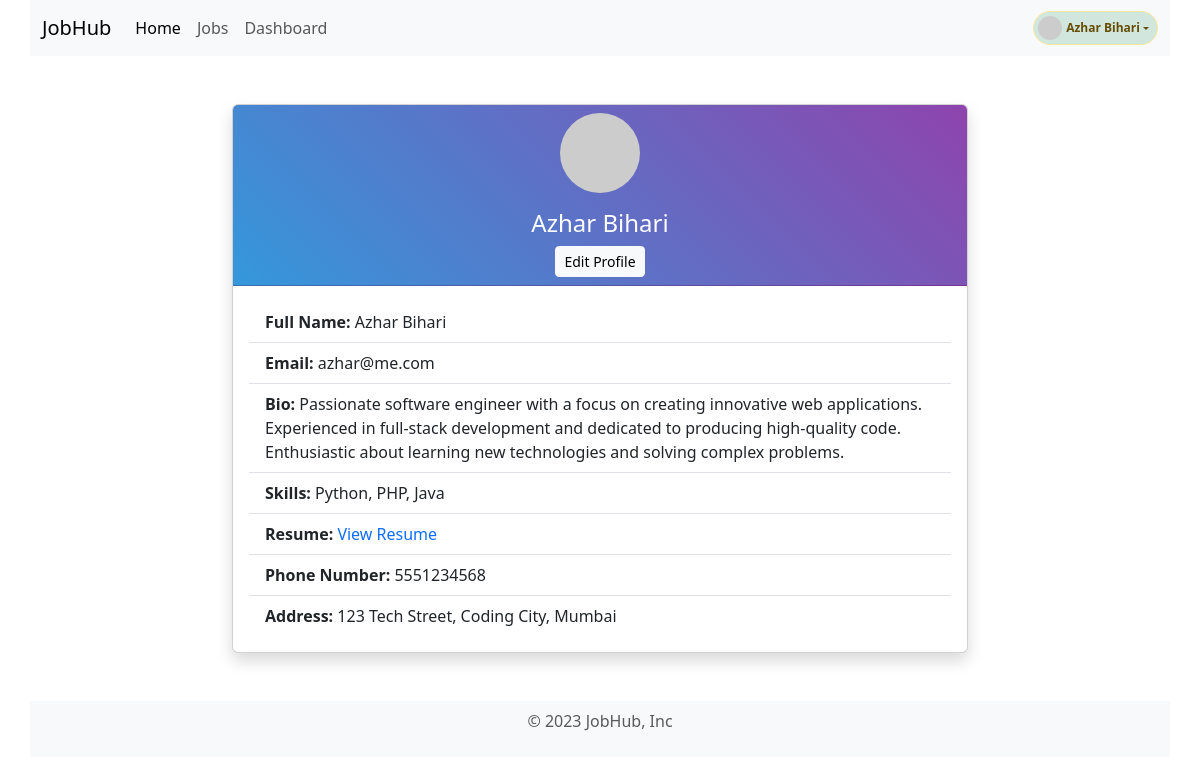
/accounts/profile/ (signed in), run on the app's committed database.
### accounts/models.py (models this page shows, shortened)
class Profile(models.Model):
    user = models.OneToOneField(User, on_delete=models.CASCADE)
    bio = models.TextField(blank=True, null=True)
    skills = models.TextField(blank=True, null=True)
    resume = models.FileField(upload_to='user_resumes/', blank=True, null=True)
    phone_number = models.CharField(max_length=20, blank=True, null=True)
    address = models.TextField(blank=True, null=True)

### accounts/views.py (the view)
# urls.py: path('profile/', ProfileDetailView.as_view(), name='profile'),
class ProfileDetailView(LoginRequiredMixin, DetailView):
    model = Profile
    template_name = 'profile/profile_detail.html'
    context_object_name = 'profile'
    def get_object(self, queryset=None):
        return self.request.user.profile

### accounts/templates/profile/profile_detail.html
{% extends 'no_sidebar_base.html' %}
{% block content %}
<div class="row justify-content-center">
    <div class="col-md-8">
        <div class="card shadow">
            <div class="card-header text-white text-center"
                style="background: linear-gradient(45deg, #3498db, #8e44ad);">
                <img src="https://picsum.photos/200/200?random=1" alt="Avatar" class="img-fluid rounded-circle mb-3"
                    style="width: 80px;">
                <h2 class="h4">{{ profile.user.get_full_name|default:profile.user.username }}</h2>
                <a class="btn btn-light btn-sm" href="{% url 'profile_edit' %}">Edit Profile</a>
            </div>
            <div class="card-body">
                <ul class="list-group list-group-flush">
                    <li class="list-group-item">
                        <strong>Full Name:</strong>
                        {{ profile.user.first_name }} {{ profile.user.last_name }}
                    </li>
                    <li class="list-group-item">
                        <strong>Email:</strong>
                        {{ profile.user.email }}
                    </li>
                    <li class="list-group-item">
                        <strong>Bio:</strong>
                        {{ profile.bio }}
                    </li>
                    <li class="list-group-item">
                        <strong>Skills:</strong>
                        {{ profile.skills }}
                    </li>
                    {% if profile.resume %}
                    <li class="list-group-item">
                        <strong>Resume:</strong>
                        <a href="{{ profile.resume.url }}" target="_blank" class="text-decoration-none">
                            View Resume
                        </a>
                    </li>
                    {% endif %}
                    <li class="list-group-item">
                        <strong>Phone Number:</strong>
                        {{ profile.phone_number }}
                    </li>
                    <li class="list-group-item">
                        <strong>Address:</strong>
                        {{ profile.address }}
                    </li>
                </ul>
            </div>
        </div>
    </div>
</div>
{% endblock %}

### templates/components/header.html (shortened to what this page needs)
<header>
    <nav class="container navbar navbar-expand-lg bg-body-tertiary">
        <div class="container">
            <a class="navbar-brand ms-2 ms-sm-0" aria-current="page" to="/">JobHub</a>
            <div class="offcanvas offcanvas-start" tabindex="-1" id="navbarOffcanvasLg"
                aria-labelledby="navbarOffcanvasLgLabel">
                <div class="offcanvas-body">
                    <ul class="navbar-nav justify-content-start flex-grow-1 pe-3">
                        <li class="nav-item">
                            <a class="nav-link active" aria-current="page" href="{% url 'home' %}">Home</a>
                        </li>
                        <li class="nav-item">
                            <a class="nav-link" href="{% url 'job_list' %}">Jobs</a>
                        </li>
                        {% if user.is_authenticated %}
                        <li class="nav-item">
                            <a class="nav-link" href="{% url 'dashboard' %}">Dashboard</a>
                        </li>
                        {% endif %}
                    </ul>
                </div>
            </div>
            {% if user.is_authenticated %}
            <div class="dropdown ms-auto">
                <a href="#" data-bs-toggle="dropdown" aria-expanded="false"
                    class="text-decoration-none dropdown-toggle badge d-flex align-items-center p-1 pe-2 text-warning-emphasis bg-success-subtle border border-warning-subtle rounded-pill">
                    <img src="https://picsum.photos/200/200?random=1" alt="Avatar" width="24" height="24"
                        class="rounded-circle me-1">
                    {{ user.get_full_name|default:user.username }}
                </a>
            </div>
            {% else %}
            <div class="ms-auto">
                <a class="btn btn-primary btn-sm me-1" href="{% url 'login' %}">Login</a>
                <a class="btn btn-outline-secondary btn-sm" href="{% url 'register' %}">Register
                </a>
            </div>
            {% endif %}
        </div>
    </nav>
</header>

### data on the page
Profile: user.get_full_name "Azhar Bihari", user.first_name "Azhar", user.last_name "Bihari", user.email "azhar@me.com", bio "Passionate software engineer with a focus on creating innovative web applications. Experienced in full-stack development and dedicated to producing high-quality code. Enthusiastic about learning new technologies and solving complex problems.", skills "Python, PHP, Java", phone_number "5551234568", address "123 Tech Street, Coding City, Mumbai"

### other printed values
{{ user.get_full_name|default:user.username }} "Azhar Bihari"
